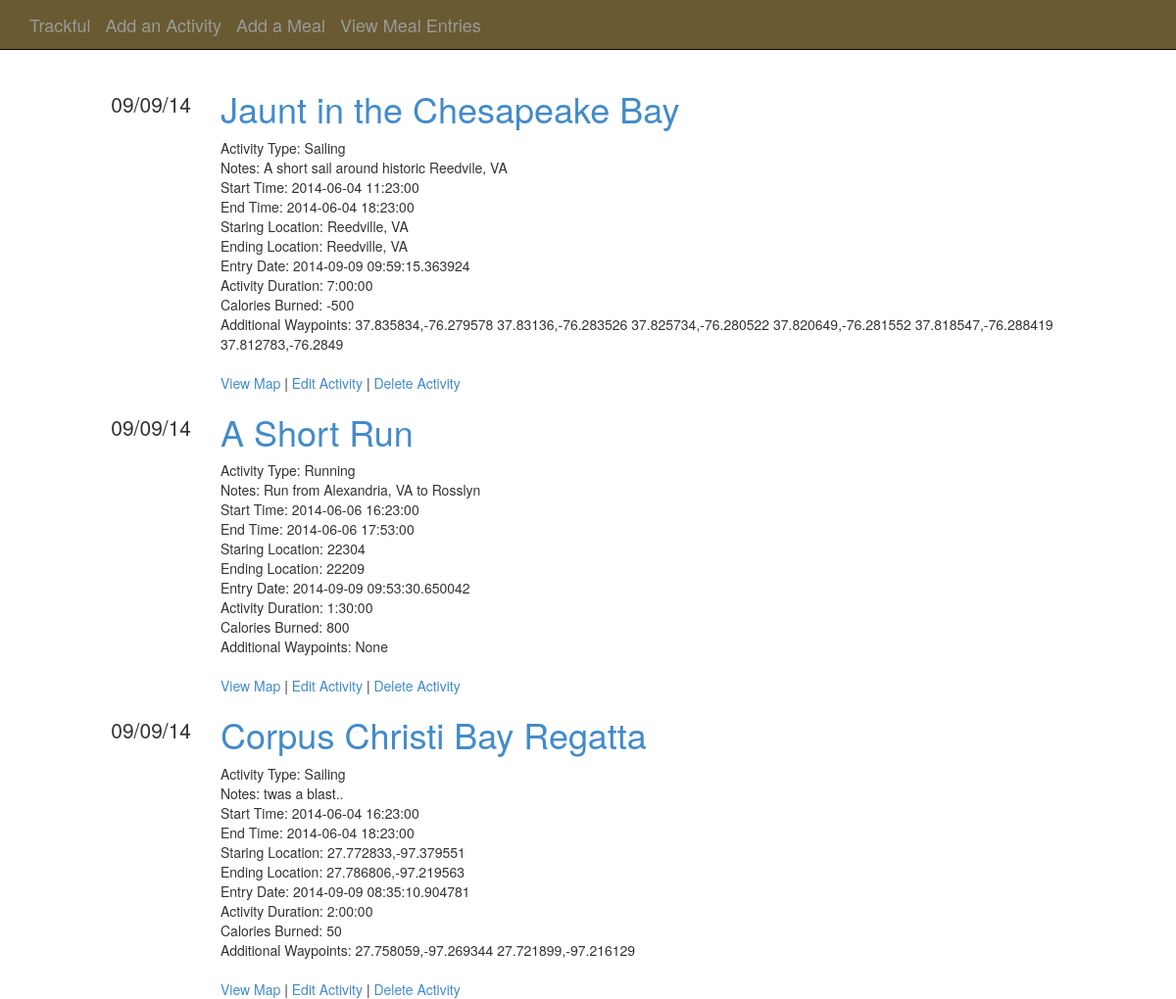
The page / on the database its author committed.
### tracky/models.py (models this page shows)
class Activity(Base):
    __tablename__ = 'activities'
    activity_id = Column(Integer, Sequence("activity_id_sequence"), primary_key=True)
    title = Column(String(1024))
    activity = Column(String(1024))
    start_time = Column(DateTime)
    end_time = Column(DateTime)
    duration = Column(String(1024))
    start_location = Column(String(1024))
    end_location = Column(String(1024))
    notes = Column(Text)
    calories = Column(Integer)
    entry_date = Column(DateTime, default=datetime.datetime.now)
    waypoints = Column(String(1024))

### tracky/views.py (the view)
@app.route("/")
def entries():
    activities = session.query(Activity)
    activities = activities.order_by(Activity.entry_date.desc()).limit(5)
    activities = activities.all()
    return render_template("activities.html",
                           activities=activities
    )

### tracky/filters.py (called while the page is built)
@app.template_filter()
def dateformat(date, format):
    if not date:
        return None
    return date.strftime(format)

### tracky/templates/activities.html
{% import "macros.html" as macros %}
{% extends "base.html" %}
{% block content %}
{% for activity in activities %}
{{ macros.render_activity(activity) }}
{% endfor %}
{% endblock %}

### tracky/templates/macros.html (shortened to what this page needs)
{% macro render_activity(activity) %}
<div class="row">
    <div class="col-md-2 text-right metadata">
        <ul class="list-unstyled">
            <li>
                {{ activity.entry_date | dateformat("%d/%m/%y") }}
            </li>
        </ul>
    </div>
    <div class="col-md-10">
        <h1>
             <a href="{{ url_for('view_activity', activity_id = activity.activity_id) }}"> {{ activity.title }}</a>
        </h1>
                Activity Type: {{ activity.activity }} <br>
                Notes: {{ activity.notes | safe }} <br>
                Start Time: {{ activity.start_time }} <br>
                End Time: {{ activity.end_time }} <br>
                Staring Location: {{ activity.start_location }} <br>
                Ending Location: {{ activity.end_location }} <br>
                Entry Date: {{ activity.entry_date }} <br>
                Activity Duration: {{ activity.duration }} <br>
                Calories Burned: {{ activity.calories }} <br>
                Additional Waypoints: {{ activity.waypoints }} <br><br>
                <a href="{{ url_for('gmap', activity_id = activity.activity_id) }}"> View Map</a> |
                <a href="{{ url_for('edit_activity', activity_id = activity.activity_id) }}"> Edit Activity</a> |
                <a href="{{ url_for('delete_activity', activity_id = activity.activity_id) }}"> Delete Activity</a>
    </div>
</div>
{% endmacro %}

### tracky/static/css/main.css (style rules this page uses)
div.metadata { margin-top: 20px; font-size: 1.5em; }

### rows shown on the page
Activity: entry_date "09/09/14", title "Jaunt in the Chesapeake Bay", activity "Sailing", notes "A short sail around historic Reedvile, VA", start_time "2014-06-04 11:23:00", end_time "2014-06-04 18:23:00", start_location "Reedville, VA", end_location "Reedville, VA", entry_date "2014-09-09 09:59:15.363924", duration "7:00:00", calories "-500", waypoints "37.835834,-76.279578 37.83136,-76.283526 37.825734,-76.280522 37.820649,-76.281552 37.818547,-76.288419 37.812783,-76.2849"
Activity: entry_date "09/09/14", title "A Short Run", activity "Running", notes "Run from Alexandria, VA to Rosslyn", start_time "2014-06-06 16:23:00", end_time "2014-06-06 17:53:00", start_location "22304", end_location "22209", entry_date "2014-09-09 09:53:30.650042", duration "1:30:00", calories "800", waypoints "None"
Activity: entry_date "09/09/14", title "Corpus Christi Bay Regatta", activity "Sailing", notes "twas a blast..", start_time "2014-06-04 16:23:00", end_time "2014-06-04 18:23:00", start_location "27.772833,-97.379551", end_location "27.786806,-97.219563", entry_date "2014-09-09 08:35:10.904781", duration "2:00:00", calories "50", waypoints "27.758059,-97.269344 27.721899,-97.216129"
